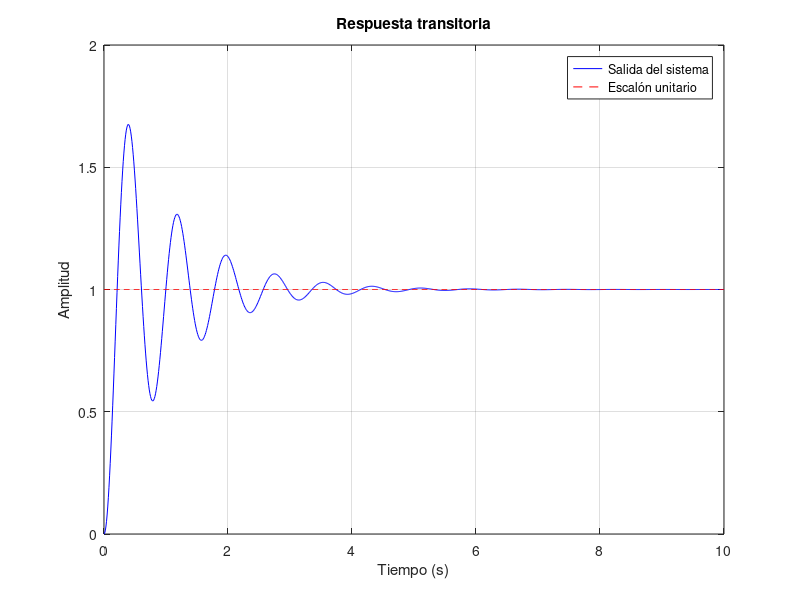

Write the MATLAB code that produced this figure.
clear all;
num = [65];
den = [1 2 65]; 
sys = tf(num,den);

t = linspace(0,10,1000);
u = ones(size(t));

y1 = lsim(sys,u,t);
figure;
plot(t,y1,'b',t,u,'r--')
xlabel('Tiempo (s)')
ylabel('Amplitud')
title('Respuesta transitoria')
legend('Salida del sistema','Escalón unitario')
grid on